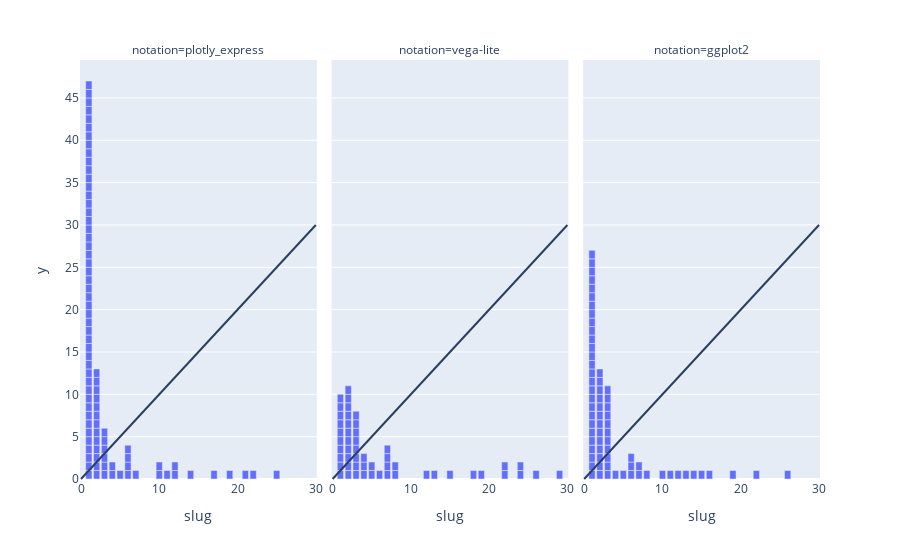

Notebook code for this chart:
### Code cell
px.bar(df.query("slug<30"), x="slug", y=px.Constant(1), facet_col="notation", hover_name="token").add_shape(type="line", x0=0,y0=0, x1=30, y1=30, row="all", col="all")

### Figure 1 — Plotly figure (JSON) as saved in the notebook; plotly's stock layout.template omitted (floating-point values rounded to 4 significant figures)
{"data": [{"alignmentgroup": "True", "hovertemplate": "<b>%{hovertext}</b><br><br>notation=plotly_express<br>slug=%{x}<br>y=%{y}<extra></extra>", "hovertext": ["-", "0", "0.25", "0.75", "1", "10", "5", ":", "<lambda_0>", "<lambda_1>", "==", "Constant", "IMDB Rating", "MPAA Rating", "Major Genre", "Production Budget", "Release Date", "True", "Worldwide Gross", "[", "]", "agg", "apply", "area", "avg", "bar", "barmode", "barnorm", "bins", "box", "categoryorder", "color", "columns", "count", "counts", "data", "density_heatmap", "dt", "error_x", "error_x_minus", "facet_col", "facet_col_wrap", "fillna", "for", "g", "group", "groupby", "groupnorm", "histfunc", "histogram", "if", "in", "index", "lambda", "line", "lines", "markers", "mean", "median", "mid", "mode", "names", "ols", "overall", "percent", "pie", "quantile", "reset_index", "scatter", "showlegend", "size", "sum", "symbol", "t", "to_datetime", "total descending", "trendline", "trendline_scope", "update_traces", "update_xaxes", "value_counts", "year", "z", "{", "}"], "legendgroup": "", "marker": {"color": "#636efa", "pattern": {"shape": ""}}, "name": "", "offsetgroup": "", "orientation": "v", "showlegend": false, "textposition": "auto", "type": "bar", "x": [1, 2, 1, 1, 2, 1, 2, 3, 1, 1, 1, 2, 3, 22, 19, 25, 7, 2, 17, 10, 10, 1, 1, 2, 4, 1, 1, 1, 1, 3, 1, 21, 1, 1, 1, 1, 2, 6, 1, 1, 2, 2, 1, 1, 1, 1, 11, 1, 4, 14, 1, 1, 1, 2, 5, 1, 1, 2, 2, 1, 1, 1, 3, 1, 2, 1, 1, 12, 12, 1, 3, 6, 1, 1, 6, 1, 3, 1, 1, 1, 1, 6, 1, 1, 1], "xaxis": "x", "y": [1, 1, 1, 1, 1, 1, 1, 1, 1, 1, 1, 1, 1, 1, 1, 1, 1, 1, 1, 1, 1, 1, 1, 1, 1, 1, 1, 1, 1, 1, 1, 1, 1, 1, 1, 1, 1, 1, 1, 1, 1, 1, 1, 1, 1, 1, 1, 1, 1, 1, 1, 1, 1, 1, 1, 1, 1, 1, 1, 1, 1, 1, 1, 1, 1, 1, 1, 1, 1, 1, 1, 1, 1, 1, 1, 1, 1, 1, 1, 1, 1, 1, 1, 1, 1], "yaxis": "y"}, {"alignmentgroup": "True", "hovertemplate": "<b>%{hovertext}</b><br><br>notation=vega-lite<br>slug=%{x}<br>y=%{y}<extra></extra>", "hovertext": ["-y", "0", "300000000", "5", "IMDB Rating", "MPAA Rating", "Major Genre", "Production Budget", "Release Date", "Worldwide Gross", "[", "]", "aggregate", "arc", "area", "average", "bar", "bin", "black", "boxplot", "color", "columns", "count", "errorbar", "extent", "facet", "groupby", "iqr", "layer", "line", "mean", "median", "nominal", "normalize", "on", "order", "point", "quantitative", "rect", "regression", "shape", "size", "sort", "stack", "sum", "temporal", "theta", "timeUnit", "transform", "true", "xOffset", "year"], "legendgroup": "", "marker": {"color": "#636efa", "pattern": {"shape": ""}}, "name": "", "offsetgroup": "", "orientation": "v", "showlegend": false, "textposition": "auto", "type": "bar", "x": [1, 3, 3, 2, 3, 22, 19, 24, 7, 18, 4, 4, 29, 1, 2, 1, 15, 5, 1, 3, 24, 2, 13, 1, 4, 2, 2, 1, 3, 8, 5, 2, 26, 2, 3, 1, 12, 22, 2, 3, 1, 2, 1, 2, 8, 7, 1, 7, 3, 6, 2, 7], "xaxis": "x2", "y": [1, 1, 1, 1, 1, 1, 1, 1, 1, 1, 1, 1, 1, 1, 1, 1, 1, 1, 1, 1, 1, 1, 1, 1, 1, 1, 1, 1, 1, 1, 1, 1, 1, 1, 1, 1, 1, 1, 1, 1, 1, 1, 1, 1, 1, 1, 1, 1, 1, 1, 1, 1], "yaxis": "y2"}, {"alignmentgroup": "True", "hovertemplate": "<b>%{hovertext}</b><br><br>notation=ggplot2<br>slug=%{x}<br>y=%{y}<extra></extra>", "hovertext": [".x", "0.25", "0.75", "1", "365", "5", "FALSE", "TRUE", "`IMDB Rating`", "`MPAA Rating`", "`Major Genre`", "`Production Budget`", "`Release Date`", "`Worldwide Gross`", "after_stat", "bin", "binwidth", "color", "coord_polar", "count", "dodge", "facet_wrap", "fct_infreq", "fill", "fun", "fun.max", "fun.min", "function", "geom_area", "geom_bar", "geom_bin_2d", "geom_boxplot", "geom_histogram", "geom_line", "geom_path", "geom_point", "geom_smooth", "geom_tile", "group", "group_by", "lm", "lubridate", "mean", "median", "method", "na.rm", "ncol", "position", "quantile", "se", "shape", "size", "stage", "start", "stat", "stat_summary", "sum", "summarize_all", "summarize_at", "summary", "summary_2d", "summary_bin", "vars", "year", "z", "{", "|>", "}", "~"], "legendgroup": "", "marker": {"color": "#636efa", "pattern": {"shape": ""}}, "name": "", "offsetgroup": "", "orientation": "v", "showlegend": false, "textposition": "auto", "type": "bar", "x": [2, 1, 1, 3, 6, 2, 3, 2, 3, 22, 19, 26, 7, 16, 1, 1, 6, 10, 1, 1, 1, 2, 1, 12, 14, 1, 1, 1, 2, 13, 1, 3, 3, 4, 1, 11, 3, 1, 1, 2, 3, 1, 6, 2, 3, 2, 2, 3, 1, 3, 1, 2, 1, 1, 15, 1, 8, 1, 1, 5, 1, 7, 3, 1, 2, 1, 2, 1, 2], "xaxis": "x3", "y": [1, 1, 1, 1, 1, 1, 1, 1, 1, 1, 1, 1, 1, 1, 1, 1, 1, 1, 1, 1, 1, 1, 1, 1, 1, 1, 1, 1, 1, 1, 1, 1, 1, 1, 1, 1, 1, 1, 1, 1, 1, 1, 1, 1, 1, 1, 1, 1, 1, 1, 1, 1, 1, 1, 1, 1, 1, 1, 1, 1, 1, 1, 1, 1, 1, 1, 1, 1, 1], "yaxis": "y3"}], "layout": {"annotations": [{"font": {}, "showarrow": false, "text": "notation=plotly_express", "x": 0.16, "xanchor": "center", "xref": "paper", "y": 1, "yanchor": "bottom", "yref": "paper"}, {"font": {}, "showarrow": false, "text": "notation=vega-lite", "x": 0.5, "xanchor": "center", "xref": "paper", "y": 1, "yanchor": "bottom", "yref": "paper"}, {"font": {}, "showarrow": false, "text": "notation=ggplot2", "x": 0.84, "xanchor": "center", "xref": "paper", "y": 1, "yanchor": "bottom", "yref": "paper"}], "autosize": true, "barmode": "relative", "legend": {"tracegroupgap": 0}, "margin": {"t": 60}, "shapes": [{"type": "line", "x0": 0, "x1": 30, "xref": "x", "y0": 0, "y1": 30, "yref": "y"}, {"type": "line", "x0": 0, "x1": 30, "xref": "x2", "y0": 0, "y1": 30, "yref": "y2"}, {"type": "line", "x0": 0, "x1": 30, "xref": "x3", "y0": 0, "y1": 30, "yref": "y3"}], "xaxis": {"anchor": "y", "autorange": true, "domain": [0, 0.32], "range": [-0.07174, 30.07], "title": {"text": "slug"}, "type": "linear"}, "xaxis2": {"anchor": "y2", "autorange": true, "domain": [0.34, 0.66], "matches": "x", "range": [-0.07174, 30.07], "title": {"text": "slug"}, "type": "linear"}, "xaxis3": {"anchor": "y3", "autorange": true, "domain": [0.68, 1.0], "matches": "x", "range": [-0.07174, 30.07], "title": {"text": "slug"}, "type": "linear"}, "yaxis": {"anchor": "x", "autorange": true, "domain": [0, 1], "range": [-0.226, 49.49], "title": {"text": "y"}, "type": "linear"}, "yaxis2": {"anchor": "x2", "autorange": true, "domain": [0, 1], "matches": "y", "range": [-0.226, 49.49], "showticklabels": false, "type": "linear"}, "yaxis3": {"anchor": "x3", "autorange": true, "domain": [0, 1], "matches": "y", "range": [-0.226, 49.49], "showticklabels": false, "type": "linear"}}}
